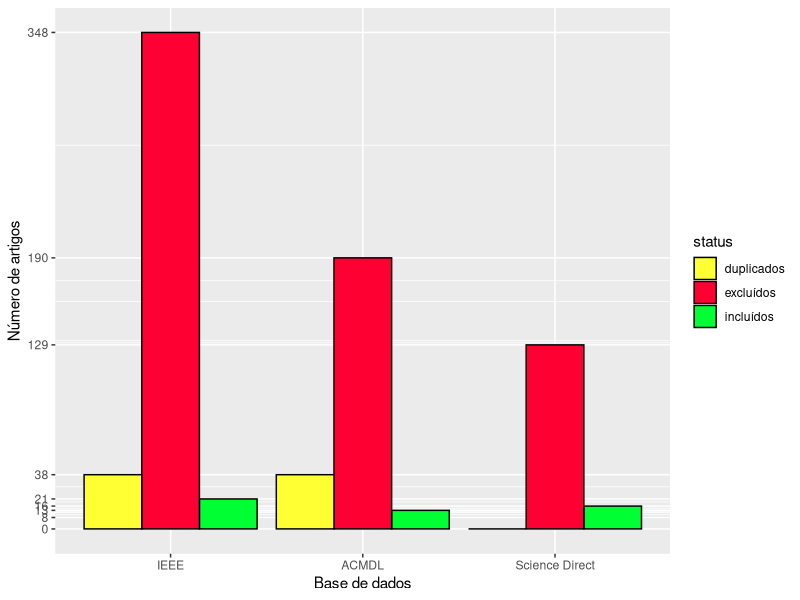

Here is the R script that generated this plot:
# Load the ggplot2 library
library(ggplot2)

df2 <- data.frame(status = factor(c("incluídos", "incluídos", "incluídos",
                                    "excluídos", "excluídos", "excluídos",
                                    "duplicados", "duplicados", "duplicados" )),

                  time = factor(c("IEEE", "ACMDL", "Science Direct", 
                                  "IEEE", "ACMDL", "Science Direct",  
                                  "IEEE", "ACMDL", "Science Direct" ), 

                  levels=c("IEEE","ACMDL", "Science Direct")),
                  total_bill = c(21, 13, 16, 
                                 348, 190, 129, 
                                 38, 38, 0 ))

# Very basic bar graph
r <- ggplot(data=df2, aes(x=time, y=total_bill, fill=status)) + 
            geom_bar(stat="identity", position=position_dodge(), colour="black") +
            scale_fill_manual(values=c("#FFFF33", "#FF0033", "#00FF33")
                              
                              #      + xlab("New x label")
                      #       + ylab("New y label")
                             
           )
r <- r + xlab("Base de dados")
r <- r + ylab("Número de artigos")
r <- r + scale_y_continuous(breaks=c(13, 16, 8, 21, 38, 0, 348, 190, 129), 
                           labels=c("13", "16", "8", "21", "38", "0", "348", "190", "129"))

print(r)